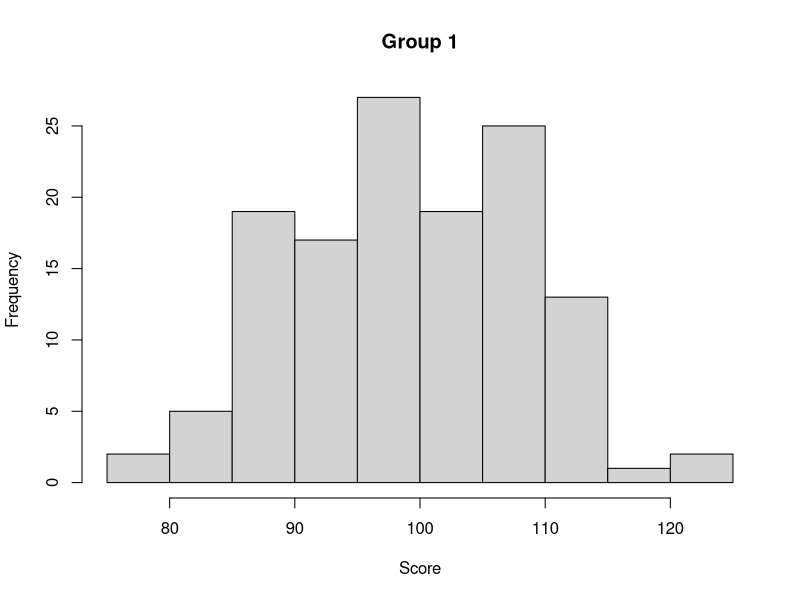
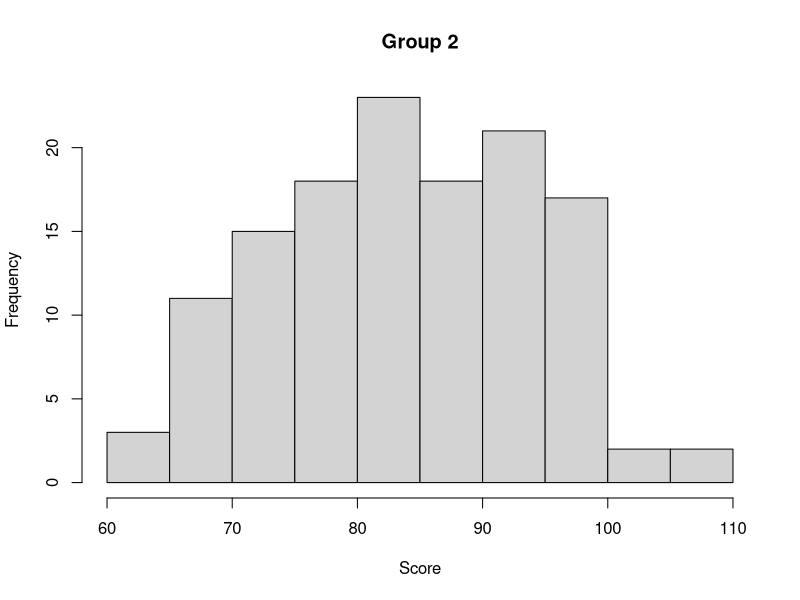
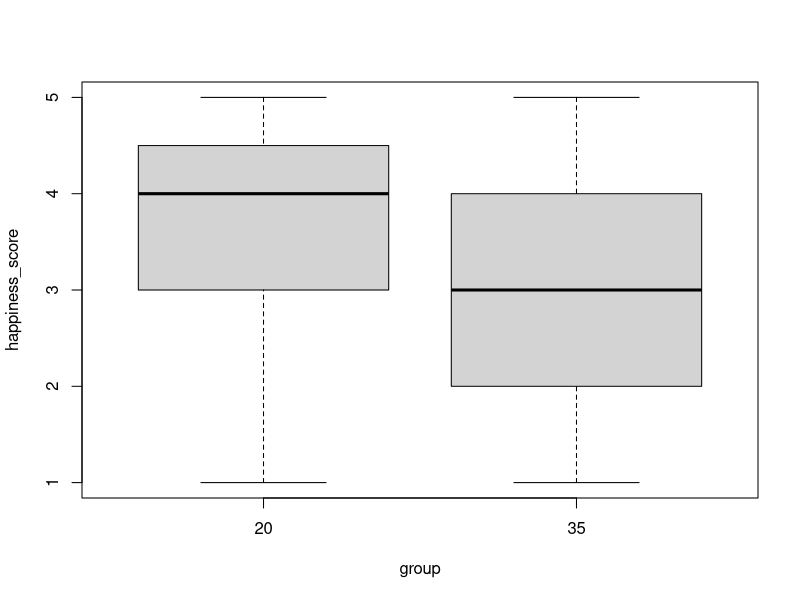

The R source for these figures, in order:
# IRDR04 Research Tools Module
# Week 5 Tutorial 
# 30/10/18 9-11am @ Birkbeck, Malet Street 414/415 Public Cluster
# Tutor: Dr Alison Fairbrass, UCL Centre for Biodiversity & Environment Research, alison.fairbrass@gmail.com



# # #  Exercises and Solutions # # #

# Exercise 1
# You want to investigate whether the academic performance of a group of school children changed
# significantly after they experienced the 2011 Japanese earthquake and tsunami.

# There are 130 children in your study. Before the event they had a mean test score of 100 with a 
# standard deviation of 10. After the event their mean score was 85 with a standard deviation of 11.

# A) Create a dataframe of your data by randomly selecting test scores for your 130 children from the 
# appropriate normal distributions.

# Group 1: Before event
set.seed(10)
score <- rnorm(n=130, mean=100, sd=10)
group <- 1:length(score)
group <- rep("Group 1",length(group))
df1 <- data.frame(score, group)

# Group 2: After event
set.seed(10)
score <- rnorm(n=130, mean=85, sd=11)
group <- 1:length(score)
group <- rep("Group 2",length(group))
df2 <- data.frame(score, group)

# Combine into one dataframe
df <- rbind(df1, df2)

# B) Check the assumptions of parametric testing and justify your choice of a statistical test.

# Check distribution of data
hist(df$score[df$group=="Group 1"], main = "Group 1", xlab = "Score")
hist(df$score[df$group=="Group 2"], main = "Group 2", xlab = "Score")

# Use shapiro test for normality
shapiro.test(df$score[df$group=="Group 1"])
shapiro.test(df$score[df$group=="Group 2"])

#Ho: x is normal distributed | accept if p_values>0.05
#Ha: x is not normal distributed | accept if p_values<=0.05

# Check homogeneity of the groups variance
library(car)
leveneTest(score ~ group, data = df)

# or alternatively use F Test to Compare Two Variances
var.test(df$score[df$group=="Group 1"], df$score[df$group=="Group 2"], ratio = 1,
         alternative ="two.sided")

#Ho: Sigma x = Sigma y  | accept if p_values>0.05
#Ha: Sigma x != Sigma y  | accept if p_values<=0.05

# Justification. A parametric test is suitable as the data is normally distributed and the variances
# of the two groups are equal. The sample size is large.
# A paired t-test should be used a the data of the groups are not independant.

# C) Use an appropriate statistical test to draw a conclusion about the childrens test scores
# before and after the event. Report the results of your test appropriately.

t.test(df$score[df$group=="Group 1"], df$score[df$group=="Group 2"], paired=T)
# Calculate standard deviation of the two groups
mean(df$score[df$group=="Group 1"])
sd(df$score[df$group=="Group 1"])
mean(df$score[df$group=="Group 2"])
sd(df$score[df$group=="Group 2"])

# Report: There was a significant difference in the academic scores of students before (M=100, SD=9.26)
# and after (M=84, SD=10.19), t=185.9, p=<0.001, the event.


# Exercise 2
# You want to investigate whether the happiness of men changes significantly with age.
# You survey a group of 15 men at age 20 and then at age 35, and ask them on a scale of 1 to 5 
# how happy they feel, from 1 = very unhappy to 5 = very happy. Here are the results:
# Men aged 20 happiness scores: 4,5,3,4,5,5,2,4,3,3,4,5,2,1,4
# Men aged 35 happiness scores: 3,4,5,5,1,1,3,2,2,4,2,5,3,3,2

# A) Create a dataframe for this data

men_20 <- c(4,5,3,4,5,5,2,4,3,3,4,5,2,1,4)
men_35 <- c(3,4,5,5,1,1,3,2,2,4,2,5,3,3,2) 
# Create a data frame
df <- data.frame( 
  group = rep(c("20", "35"), each = length(men_20)),
  happiness_score = c(men_20,  men_35)
)

# B) Justify why a parametric test would not be approporaite for your investigation.

# Data is not normally distributed. Ordinal data is appropraite for non-parametric tests.
# Small sample size.

# C) Using a boxplot assess whether there is likely to be a significant difference between the 
# happiness scores of the men at age 20 and 35.

boxplot(happiness_score~group, data = df)

# D) Using an approporiate statistical test draw a conclusion about the happiness of aging men.
# Report the results of your test appropriately.
wilcox.test(men_20, men_35, paired = T, exact=F)

median(men_20)
n <- length(men_20)
# Lower CI
rank <- (n/2) - ((1.96*(sqrt(n)))/2)
rank <- round(rank)
LowerCI <- sort(men_20)[rank]
# Upper CI
rank <- 1 + (n/2) + ((1.96*(sqrt(n)))/2)
rank <- round(rank)
UpperCI <- sort(men_20)[rank]

median(men_35)
n <- length(men_35)
# Lower CI
rank <- (n/2) - ((1.96*(sqrt(n)))/2)
rank <- round(rank)
LowerCI <- sort(men_35)[rank]
# Upper CI
rank <- 1 + (n/2) + ((1.96*(sqrt(n)))/2)
rank <- round(rank)
UpperCI <- sort(men_35)[rank]

# There was no significant difference between the happiness scores of men aged 20 (Mdn=4, CI[3,5])
# and men aged 35 (Mdn=3, CI[2,4]), U=69, P= >0.05.

# E) If we surveyed the same group of men again when they were 50, what would be the appropriate test
# to investigate differences in happiness at 20, 35 and this third age point? Why?

# Friedman test is appropraite for 3 related groups of ordinal data. 